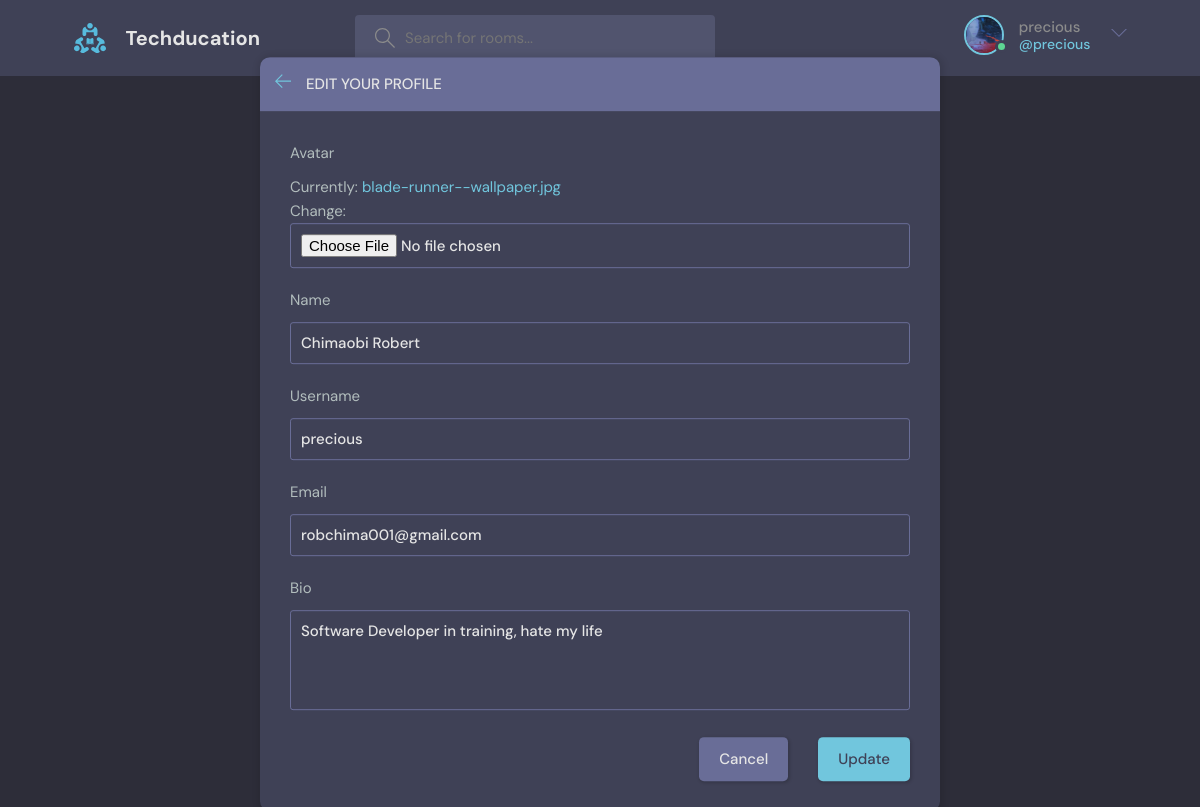
The page /edit-user/ (signed in) on the database its author committed.
### base/models.py (models this page shows)
class User(AbstractUser):
    name= models.CharField(max_length= 200, null= True)
    email= models.EmailField(unique=True,null=True)
    bio= models.TextField(null=True)
    avatar= models.ImageField(null=True, default="avatar.svg")
    USERNAME_FIELD= 'email'
    REQUIRED_FIELDS =[]

### base/views.py (the view)
# urls.py: path('edit-user/', views.updateUser, name= 'update-user'),
@login_required(login_url='login')
def updateUser(request):
    user= request.user
    form=UserForm(instance=user)
    if request.method == 'POST':
        form =UserForm(request.POST, request.FILES,instance=user)
        if form.is_valid():
            form.save()
            return redirect('user-profile' ,pk=user.id)
    return render(request, 'base/edit-user.html',{'form':form})

### base/forms.py
class UserForm(ModelForm):
    class Meta:
        model= User
        fields=['avatar','name','username','email','bio']

### base/templates/base/edit-user.html (shortened to what this page needs)
{%extends 'main.html'%}
{%block content%}
    <main class="update-account layout">
        <div class="container">
            <div class="layout__box">
                <div class="layout__boxHeader">
                    <div class="layout__boxTitle">
                        <a href="{% url 'home' %}">
                            <svg version="1.1" xmlns="http://www.w3.org/2000/svg" width="32" height="32"
                                viewBox="0 0 32 32">
                                <title>arrow-left</title>
                                <path
                                    d="M13.723 2.286l-13.723 13.714 13.719 13.714 1.616-1.611-10.96-10.96h27.625v-2.286h-27.625l10.965-10.965-1.616-1.607z">
                                </path>
                            </svg>
                        </a>
                        <h3>Edit your profile</h3>
                    </div>
                </div>
                <div class="layout__body">
                    <form class="form" action="" method="POST" enctype="multipart/form-data">
                        {% for field in form %}
                        <div class="form__group">
                            <label for="profile_pic">{{field.label}}</label>
                            {{field}}
                        </div>
                        {% endfor %}
                        <div class="form__action">
                            <a class="btn btn--dark" href="{% url 'user-profile' user.id %}">Cancel</a>
                            <button class="btn btn--main" type="submit">Update</button>
                        </div>
                    </form>
                </div>
            </div>
        </div>
    </main>
{%endblock%}

### templates/navbar.html (shortened to what this page needs)
{% load static %}
<header class="header header--loggedIn">
    <div class="container">
      <a href="{%url 'home'%}" class="header__logo">
        <img src="{% static 'image/logo.svg' %}" />
        <h1>Techducation</h1>
      </a>
      <form class="header__search" method="GET" action="{%url 'home'%}">
        <label>
          <input name="q" placeholder="Search for rooms..." />
        </label>
      </form>
      <nav class="header__menu">
        {% if request.user.is_authenticated %}
        <div class="header__user">
          <a href="{% url 'user-profile' user.id %}">
            <div class="avatar avatar--medium active">
              <img src="{{request.user.avatar.url}}" />
            </div>
            <p>{{request.user.username}}<span>@{{request.user.username}}</span></p>
          </a>
          <button class="dropdown-button">
            <svg version="1.1" xmlns="http://www.w3.org/2000/svg" width="32" height="32" viewBox="0 0 32 32">
              <title>chevron-down</title>
              <path d="M16 21l-13-13h-3l16 16 16-16h-3l-13 13z"></path>
            </svg>
          </button>
        </div>
        {%else%}
        <a href="{% url 'login' %}">
          <img src="{% static 'image/avatar.svg' %}"/>
          <p>Login</p>
        </a>
        {%endif%}
      </nav>
    </div>
  </header>

### rows shown on the page
User: user.avatar (picture), user.username "precious", form "Chimaobi Robert" "precious" "robchima001@gmail.com" "Software Developer in training, hate my life"

### other values the page prints
{{ field.label }} "Avatar" "Name" "Username" "Email" "Bio"
